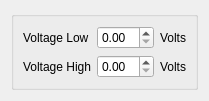
                             <widget class="QWidget" name="tab_14">
                              <attribute name="title">
                               <string>FuncGen Control</string>
                              </attribute>
                              <layout class="QGridLayout" name="gridLayout_79">
                               <item row="0" column="0">
                                <widget class="QGroupBox" name="groupBox_13">
                                 <property name="title">
                                  <string/>
                                 </property>
                                 <layout class="QGridLayout" name="gridLayout_80">
                                  <item row="1" column="0">
                                   <widget class="QLabel" name="label_147">
                                    <property name="text">
                                     <string>Voltage High</string>
                                    </property>
                                   </widget>
                                  </item>
                                  <item row="0" column="1">
                                   <widget class="QDoubleSpinBox" name="doubleSpinBox_37"/>
                                  </item>
                                  <item row="0" column="0">
                                   <widget class="QLabel" name="label_148">
                                    <property name="text">
                                     <string>Voltage Low</string>
                                    </property>
                                   </widget>
                                  </item>
                                  <item row="1" column="1">
                                   <widget class="QDoubleSpinBox" name="doubleSpinBox_38"/>
                                  </item>
                                  <item row="0" column="2">
                                   <widget class="QLabel" name="label_149">
                                    <property name="text">
                                     <string>Volts</string>
                                    </property>
                                   </widget>
                                  </item>
                                  <item row="1" column="2">
                                   <widget class="QLabel" name="label_150">
                                    <property name="text">
                                     <string>Volts</string>
                                    </property>
                                   </widget>
                                  </item>
                                 </layout>
                                </widget>
                               </item>
                              </layout>
                             </widget>
